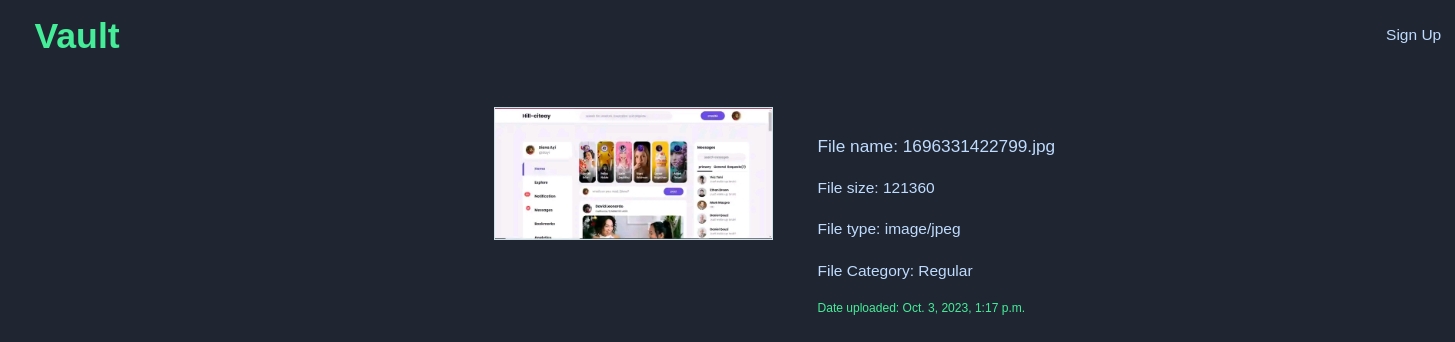
/file_detail/27, run on the app's committed database.
### fileUpload/models.py (models this page shows, shortened)
class FileUpload(models.Model):
	user = models.ForeignKey(User, on_delete=models.CASCADE)
	category = models.ForeignKey(Category, on_delete=models.CASCADE, null=True, blank=True)
	file_name = models.CharField(max_length=255)
	file_size = models.PositiveIntegerField()
	file_type = models.CharField(max_length=40)
	file = models.FileField(upload_to='Files')
	date_uploaded = models.DateTimeField(auto_now_add=True)

class Category(models.Model):
	name = models.CharField(max_length=100)
	user = models.ForeignKey(User, on_delete=models.CASCADE)
	class Meta:
		verbose_name_plural = 'Categories'
		unique_together = ['name', 'user']
	def __str__(self):
		return str(self.name)

### fileUpload/views.py (the view)
# urls.py: path('file_detail/<int:file_id>', views.file_detail, name='file-detail'),
def file_detail(request, file_id):
	file = get_object_or_404(FileUpload, id=file_id)
	related_file = FileUpload.objects.filter(category=file.id).exclude(id=file_id)
	context = {
		'file': file,
		'related_file': related_file,
	}
	return render(request, 'file-detail.html', context)

### fileUpload/templates/file-detail.html (shortened to what this page needs)
{% extends 'base.html' %}
{% block content %}
<div class="mt-28">
  <div class="sm:w-2/3 sm:mx-auto w-96 ml-2 rounded-xl">
    <div class="w-full h-full flex flex-col sm:flex-row sm:space-x-8">
       <div class="w-[100%] sm:w-[30%] h-[35%] sm:h-full">
        {% if 'image/' in file.file_type %}
          <img class="w-full h-[50%]rounded-xl border border-lightCyan" src="{{ file.file.url }}" alt="" />
        {% elif file.file_type == 'application/pdf' %}
          <div class="rounded-xl border border-lightCyan w-full h-44 flex
           justify-center items-center py-2">
          <i class="text-6xl text-lightCyan text-center fas fa-file-pdf"></i>
           </div>
       {% elif file.file_type == 'application/zip' %}
         <div class="rounded-xl border border-lightCyan w-full h-44 flex
           justify-center items-center py-2">
          <i class="text-6xl text-lightCyan text-center fas fa-file-zipper"></i>
           </div>
        {% elif 'video/' in file.file_type %}        <div class="rounded-xl
        border border-lightCyan w-full h-44 flex
           justify-center items-center py-2">
          <i class="text-6xl text-lightCyan text-center fas fa-file-video"></i>
           </div>
        {% elif 'audio/' in file.file_type %}        <div class="rounded-xl
        border border-lightCyan w-full h-44 flex
           justify-center items-center py-2">
          <i class="text-6xl text-lightCyan text-center fas fa-file-audio"></i>
           </div>
        {% elif 'text/' in file.file_type %}
          <div class="rounded-xl border border-lightCyan w-full h-44 flex
           justify-center items-center py-2">
          <i class="text-6xl text-lightCyan text-center fas fa-file-text"></i>
           </div>
        {% else %}
          <div class="rounded-xl border border-lightCyan w-full h-44 flex
           justify-center items-center py-2">
          <i class="text-7xl text-lightCyan text-center fas fa-file"></i>
           </div>
        {% endif %}
       </div>
       <div class="w-[100%] sm:w-[70%] sm:h-full px-5 py-8 h-[75%] space-y-5">
         <h2 class="text-xl text-blue-200">File name: {{ file.file_name }}</h2>
         <p class="text-lg text-blue-200">File size: {{ file.file_size }}</p>
         <p class="text-lg text-blue-200">File type: {{ file.file_type }}</p>
         <p class="text-lg text-blue-200">File Category: {{ file.category }}</p>
         <p class="text-sm text-neonGreen">Date uploaded: {{ file.date_uploaded }}</p>
       </div>
    </div>
     </div>
    </div>
</div>
{% endblock %}

### fileUpload/static/css/style.css (style rules this page uses)
html { line-height: 1.5; -webkit-text-size-adjust: 100%; -moz-tab-size: 4; -o-tab-size: 4; tab-size: 4; font-family: ui-sans-serif, system-ui, -apple-system, BlinkMacSystemFont, "Segoe UI", Roboto, "Helvetica Neue", Arial, "Noto Sans", sans-serif, "Apple Color Emoji", "Segoe UI Emoji", "Segoe UI Symbol", "Noto Color Emoji"; font-feature-settings: normal; font-variation-settings: normal; }
body { margin: 0; line-height: inherit; }
h1, h2, h3, h4, h5, h6 { font-size: inherit; font-weight: inherit; }
blockquote, dl, dd, h1, h2, h3, h4, h5, h6, hr, figure, p, pre { margin: 0; }
img, svg, video, canvas, audio, iframe, embed, object { display: block; vertical-align: middle; }
img, video { max-width: 100%; height: auto; }
.ml-2 { margin-left: 0.5rem; }
.mt-28 { margin-top: 7rem; }
.flex { display: flex; }
.h-\[35\%\] { height: 35%; }
.h-\[75\%\] { height: 75%; }
.h-full { height: 100%; }
.w-96 { width: 24rem; }
.w-\[100\%\] { width: 100%; }
.w-full { width: 100%; }
.flex-col { flex-direction: column; }
.space-y-5 > :not([hidden]) ~ :not([hidden]) { --tw-space-y-reverse: 0; margin-top: calc(1.25rem * calc(1 - var(--tw-space-y-reverse))); margin-bottom: calc(1.25rem * var(--tw-space-y-reverse)); }
.rounded-xl { border-radius: 0.75rem; }
.border { border-width: 1px; }
.border-lightCyan { --tw-border-opacity: 1; border-color: hsl(193 38% 86% / var(--tw-border-opacity)); }
.bg-darkBlue { --tw-bg-opacity: 1; background-color: hsl(218 23% 16% / var(--tw-bg-opacity)); }
.px-5 { padding-left: 1.25rem; padding-right: 1.25rem; }
.py-8 { padding-top: 2rem; padding-bottom: 2rem; }
.text-lg { font-size: 1.125rem; line-height: 1.75rem; }
.text-sm { font-size: 0.875rem; line-height: 1.25rem; }
.text-xl { font-size: 1.25rem; line-height: 1.75rem; }
.text-blue-200 { --tw-text-opacity: 1; color: rgb(191 219 254 / var(--tw-text-opacity)); }
.text-neonGreen { --tw-text-opacity: 1; color: hsl(150 82% 60% / var(--tw-text-opacity)); }
* { outline: none; font-family: 'Poppins', sans-serif; font-size: 86.2%; }
@media (min-width: 640px) { .sm\:mx-auto { margin-left: auto; margin-right: auto; } }
@media (min-width: 640px) { .sm\:h-full { height: 100%; } }
@media (min-width: 640px) { .sm\:w-2\/3 { width: 66.666667%; } }
@media (min-width: 640px) { .sm\:w-\[30\%\] { width: 30%; } }
@media (min-width: 640px) { .sm\:w-\[70\%\] { width: 70%; } }
@media (min-width: 640px) { .sm\:flex-row { flex-direction: row; } }
@media (min-width: 640px) { .sm\:space-x-8 > :not([hidden]) ~ :not([hidden]) { --tw-space-x-reverse: 0; margin-right: calc(2rem * var(--tw-space-x-reverse)); margin-left: calc(2rem * calc(1 - var(--tw-space-x-reverse))); } }

### data on the page
FileUpload: file (picture), file_name "1696331422799.jpg", file_size "121360", file_type "image/jpeg", category "Regular", date_uploaded "Oct. 3, 2023, 1:17 p.m."
